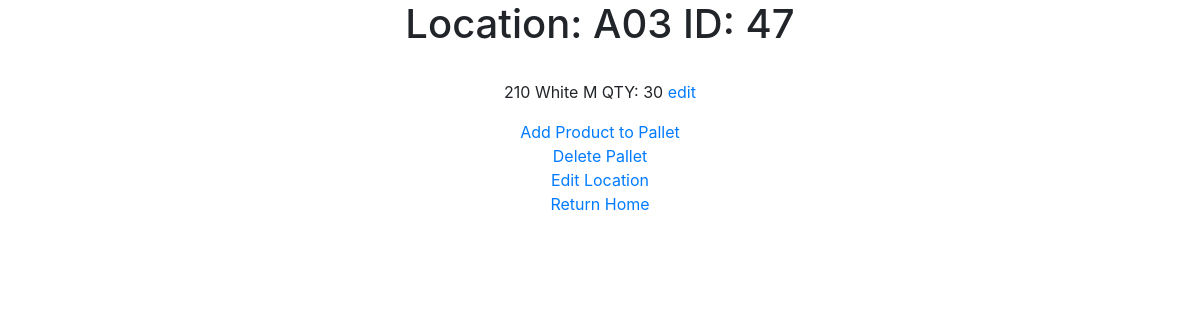
The page /search/pallet/47 (signed in) on the database as committed earlier.
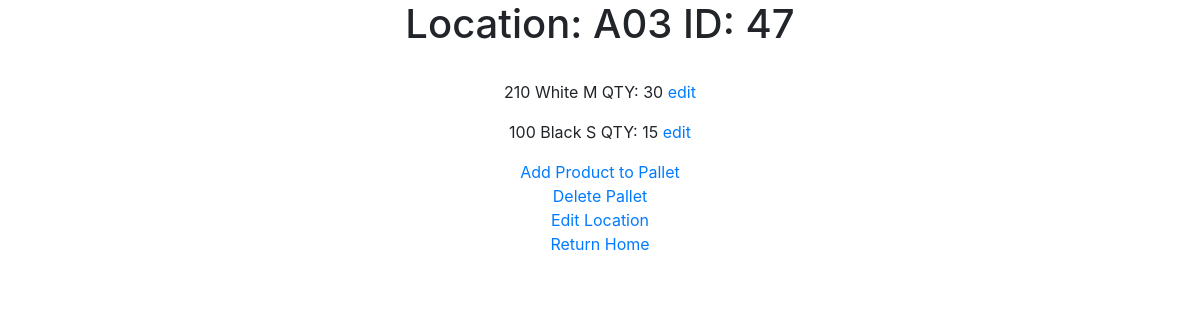
The same page on the database as committed later.
### main/models.py (models this page shows, shortened)
class Products_On_Pallets(models.Model):
    product = models.ForeignKey(Product, on_delete=models.CASCADE)
    pallet = models.ForeignKey(Pallets, on_delete=models.CASCADE)
    qty = models.IntegerField(default=0)

class Product(models.Model):
    GTIN_number = models.CharField(max_length=50, primary_key=True)
    style = models.ForeignKey(Style, on_delete=models.CASCADE)
    color = models.ForeignKey(Color, on_delete=models.CASCADE)
    size = models.ForeignKey(Size, on_delete=models.CASCADE)
    carton_qty = models.ForeignKey(Carton_QTY,on_delete=models.CASCADE)
    def __str__(self):
        return str(self.style) + " " + str(self.color) + " " + str(self.size)

class Style(models.Model):
    style_id = models.IntegerField(primary_key=True)
    style_name = models.CharField(max_length=50)
    def __str__(self):
        return str(self.style_id)

class Color(models.Model):
    color_id = models.IntegerField(primary_key=True)
    color_name = models.CharField(max_length=50)
    def __str__(self):
        return self.color_name

class Size(models.Model):
    size_id = models.IntegerField(primary_key=True)
    size_name = models.CharField(max_length=4)
    def __str__(self):
        return self.size_name

### main/views.py (the view)
# urls.py: path('search/pallet/<int:item_id>', views.search_pallet_detail, name="searchpallet-detail"),
def search_pallet_detail(request, item_id):
    context = {}
    request.session["pallet_pk"] = item_id
    id = get_object_or_404(Pallets, pk=item_id)
    context["item"] = id
    context['products'] = Products_On_Pallets.objects.filter(pallet=id)
    return verifyUser(request, render(request, 'main/search/pallet/search_pallet_detail.html',context))

### main/models.py (called while the page is built)
    def loc(self):
        return "Location: " + str(self.locations) + " ID: " + str(self.pk)

    def __str__(self):
        return self.pk

### main/views.py (called while the page is built)
def verifyUser(request, renderObj):
    if(request.user is None or request.user.is_authenticated == False):
        print("Redirecting!")
        return redirect("/accounts/login")
    else:
        print("Rendering!")
        return renderObj

### main/templates/main/search/pallet/search_pallet_detail.html (shortened to what this page needs)
<!DOCTYPE html>
<html lang="en">
<head>
    <link rel="stylesheet" href="https://stackpath.bootstrapcdn.com/bootstrap/4.3.1/css/bootstrap.min.css">
</head>
<body>
<div class="container">
    <div class="row">
        <div class="col text-center">
            {% if item.locations %}
            <h1>{{ item.loc }}</h1><br>
            {% else %}
            <h1>{{ item }}</h1><br>
            {% endif %}
            {% for p in products %}
            <p>{{ p.product }} QTY: {{ p.qty }}  <a href="{% url 'searchpallet-edit' item_id=p.id  %}"> edit </a></p>
            {% endfor %}
            <a href="{% url 'searchpallet-add' %}">Add Product to Pallet</a><br>
            <a href="{% url 'searchpallet-delete' item_id=item.pk  %}" item.pk>Delete Pallet</a><br>
            <a href="{% url 'searchpallet-editlocation' %}">Edit Location</a><br>
            <a href="{% url 'home' %}">Return Home</a><br>
        </div>
    </div>
</div>
</body>
</html>

Rows that differ between the two databases and show on the page:
added Products_On_Pallets: product "100 Black S", qty "15"
